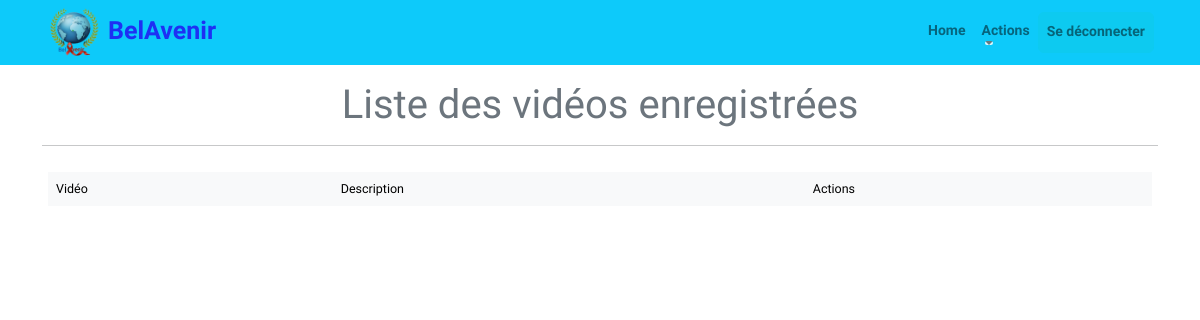
The page /belavenir/administration/liste_video/ (signed in) on the database as committed earlier.
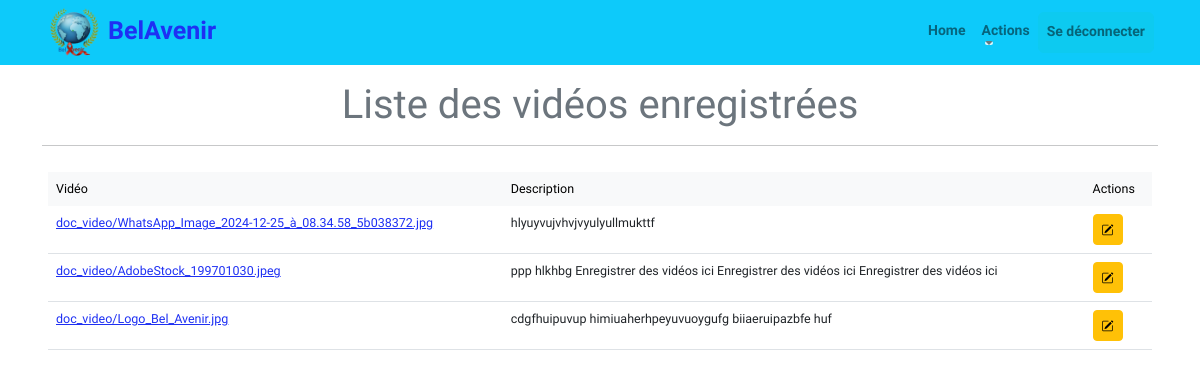
The same page on the database as committed later.
### MyApps/models.py (models this page shows, shortened)
class VideosRapport(models.Model):
    rapport = models.ForeignKey(RapportFormation, on_delete=models.CASCADE)
    video = models.FileField(upload_to='doc_video/', blank=False, null=False)
    description = models.TextField(blank=False, null=False)
    save_date = models.DateTimeField(auto_now_add=True)
    class Meta:
        ordering = ['-save_date']

### MyApps/views.py (the view)
# urls.py: path('<str:username>/administration/liste_video/', liste_video, name='liste_video'),
@login_required(login_url='login_Administration/')
@user_passes_test(is_admin)
def liste_video(request, username, *args, **kwargs):
    user = User.objects.get(username=username)
    listes = VideosRapport.objects.all()
    return render(request, 'liste_videos.html', {'liste': listes, 'user': user})

### MyApps/views.py (called while the page is built)
def is_admin(user):
    return user.is_authenticated and user.is_staff and user.is_superuser

### MyApps/templates/liste_videos.html (shortened to what this page needs)
<!DOCTYPE html>
{% load static %}
<html lang="fr">
{% include "header.html"  with mon_titre='Liste des videos' %}
<body>
    <main class="flex-shrink-0">
        <header class="header_slide">
            {% include "admin_nav.html" %}
        </header>
        <section class="py-4">
        <div class="container marketing">
            <h1 class="text-muted text-center">Liste des vidéos enregistrées</h1>
            <hr>
        </div>
        <div class="py-3 px-5">
            <table class="table">
                <thead class="table-light">
                    <tr>
                        <th>Vidéo</th>
                        <th>Description</th>
                        <th>Actions</th>
                    </tr>
                </thead>
                <tbody>
                    {% for liste in liste %}
                        <tr>
                            <td><a href="{{liste.video.url}}">{{liste.video}}</a></td>
                            <td>{{liste.description}}</td>
                            <td>
                                <a href="{% url 'modifier_video' user.username liste.id %}" class="btn btn-warning btn-sm">
                                    <i class="bi bi-pencil-square" style="font-size: 12px;"></i>
                                </a>
                            </td>
                        </tr>
                    {% endfor %}
                </tbody>
            </table>
        </div>
    </main>
</body>
</html>

Rows that differ between the two databases and show on the page:
added VideosRapport: video "doc_video/WhatsApp_Image_2024-12-25_à_08.34.58_5b038372.jpg", description "hlyuyvujvhvjvyulyullmukttf"
added VideosRapport: video "doc_video/AdobeStock_199701030.jpeg", description "ppp hlkhbg Enregistrer des vidéos ici Enregistrer des vidéos ici Enregistrer des vidéos ici"
added VideosRapport: video "doc_video/Logo_Bel_Avenir.jpg", description "cdgfhuipuvup himiuaherhpeyuvuoygufg biiaeruipazbfe huf"
